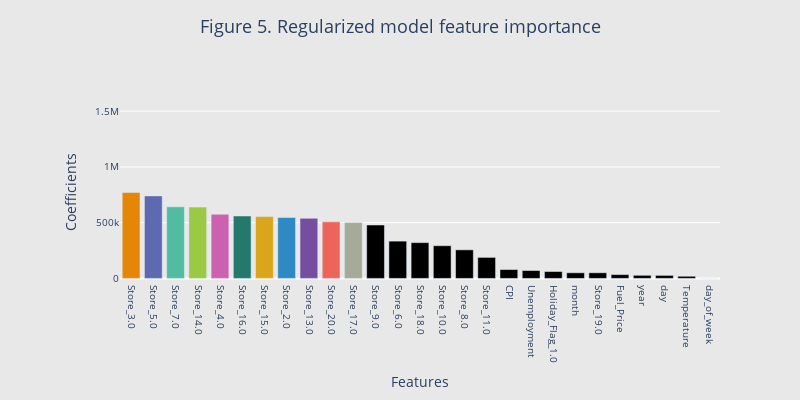

The notebook cell this image was saved under:
### Markdown cell above
# --- Features importance ---

### Code cell
# store coefficients in a dataframe
coefs2 = pd.DataFrame(index = range(0,len(regressor2.coef_)), columns = ["features", "coefficients"])
coefs2["features"] = column_names
coefs2["coefficients"] = abs(regressor2.coef_)

# get feature importance
feature_importance2 = coefs2.sort_values("coefficients", ascending = False).reset_index(drop = True)

# plot feature importance
fig5 = go.Figure([go.Bar(
    x = feature_importance2.loc[:,"features"],
    y = feature_importance2.loc[:,"coefficients"],
    marker_color = px.colors.qualitative.Vivid)])

# update layout
fig5.update_xaxes(tickfont = dict(size = 10), tickangle = 90)
fig5.update_yaxes(tickfont = dict(size = 10))
fig5.update_layout(
        margin = dict(l = 120),
        title_text = "Figure 5. Regularized model feature importance",
        title_x = 0.5,
        title_y = 0.95,
        title_font_size = 18,
        xaxis = dict(title = "Features"),
        yaxis = dict(title = "Coefficients", range = [-50000, 1600000], tickvals = [0, 500000,1000000,1500000]),
        showlegend = False,
        plot_bgcolor = "rgba(0,0,0,0)",
        paper_bgcolor = "rgb(232,232,232)",
        width = 800,
        height = 400)

fig5.show()

### Figure 1 — Plotly figure (JSON) as saved in the notebook; plotly's stock layout.template omitted (floating-point values rounded to 4 significant figures)
{"data": [{"marker": {"color": ["rgb(229, 134, 6)", "rgb(93, 105, 177)", "rgb(82, 188, 163)", "rgb(153, 201, 69)", "rgb(204, 97, 176)", "rgb(36, 121, 108)", "rgb(218, 165, 27)", "rgb(47, 138, 196)", "rgb(118, 78, 159)", "rgb(237, 100, 90)", "rgb(165, 170, 153)"]}, "type": "bar", "x": ["Store_3.0", "Store_5.0", "Store_7.0", "Store_14.0", "Store_4.0", "Store_16.0", "Store_15.0", "Store_2.0", "Store_13.0", "Store_20.0", "Store_17.0", "Store_9.0", "Store_6.0", "Store_18.0", "Store_10.0", "Store_8.0", "Store_11.0", "CPI", "Unemployment", "Holiday_Flag_1.0", "month", "Store_19.0", "Fuel_Price", "year", "day", "Temperature", "day_of_week"], "y": [771200.0, 740100.0, 642100.0, 640300.0, 575400.0, 560100.0, 556300.0, 546600.0, 539200.0, 507500.0, 502100.0, 478900.0, 334300.0, 320900.0, 293400.0, 256400.0, 188600.0, 79550.0, 70550.0, 62030.0, 50710.0, 50590.0, 34320.0, 27900.0, 27200.0, 19500.0, 0]}], "layout": {"height": 400, "margin": {"l": 120}, "paper_bgcolor": "rgb(232,232,232)", "plot_bgcolor": "rgba(0,0,0,0)", "showlegend": false, "title": {"font": {"size": 18}, "text": "Figure 5. Regularized model feature importance", "x": 0.5, "y": 0.95}, "width": 800, "xaxis": {"tickangle": 90, "tickfont": {"size": 10}, "title": {"text": "Features"}}, "yaxis": {"range": [-50000, 1600000], "tickfont": {"size": 10}, "tickvals": [0, 500000, 1000000, 1500000], "title": {"text": "Coefficients"}}}}
